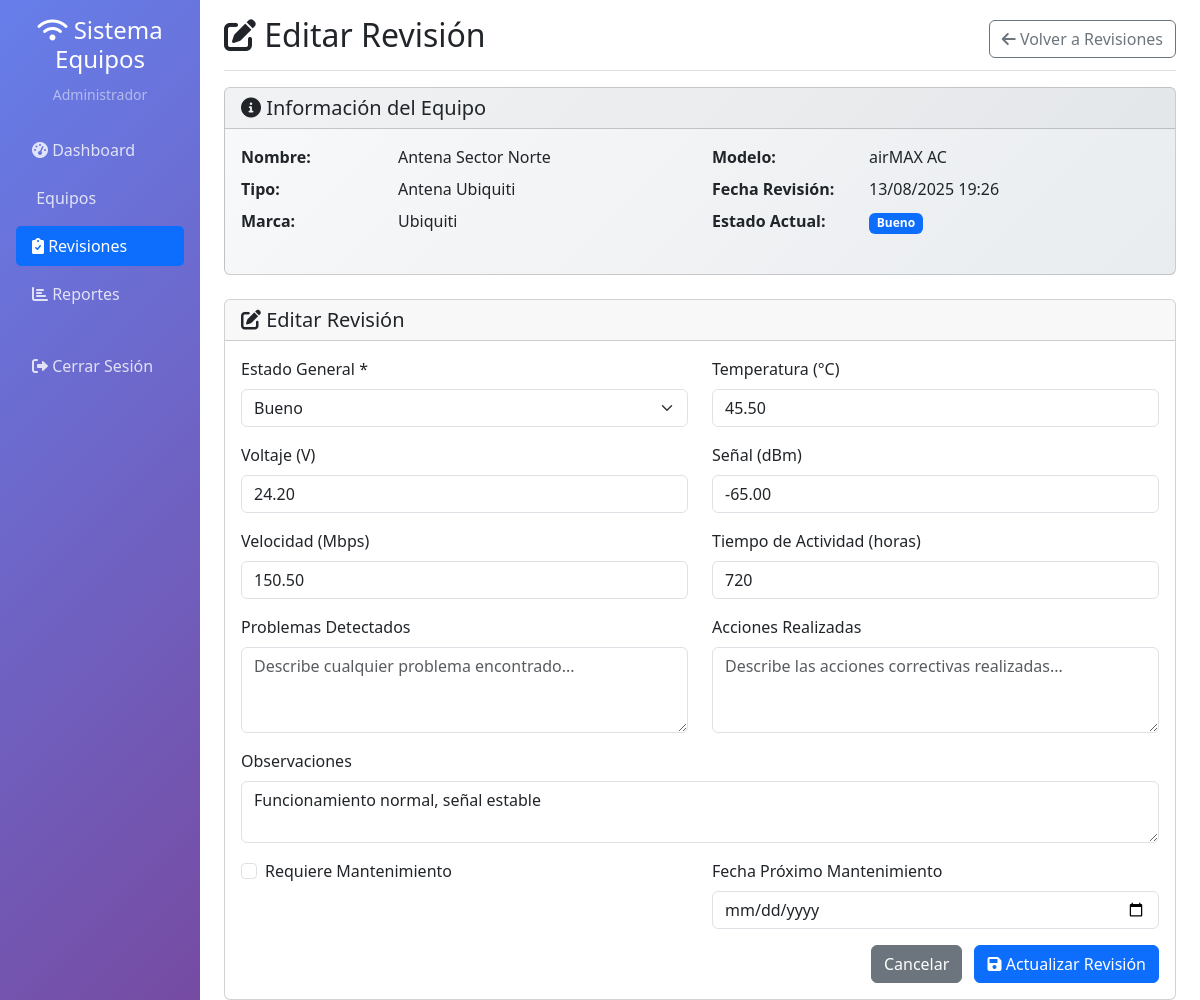
Page /editar_revision.php?id=1 (signed in) on the committed database.
### tables this page shows
CREATE TABLE revisiones (
    id INT AUTO_INCREMENT PRIMARY KEY,
    equipo_id INT,
    usuario_id INT,
    fecha_revision TIMESTAMP DEFAULT CURRENT_TIMESTAMP,
    estado_revision ENUM('Excelente', 'Bueno', 'Regular', 'Malo', 'Crítico') NOT NULL,
    observaciones TEXT,
    temperatura DECIMAL(5,2),
    voltaje DECIMAL(5,2),
    señal_dbm DECIMAL(5,2),
    velocidad_mbps DECIMAL(8,2),
    tiempo_actividad_horas INT,
    problemas_detectados TEXT,
    acciones_realizadas TEXT,
    requiere_mantenimiento BOOLEAN DEFAULT FALSE,
    fecha_proximo_mantenimiento DATE,
    FOREIGN KEY (equipo_id) REFERENCES equipos(id),
    FOREIGN KEY (usuario_id) REFERENCES usuarios(id)
);

CREATE TABLE equipos (
    id INT AUTO_INCREMENT PRIMARY KEY,
    nombre VARCHAR(100) NOT NULL,
    modelo VARCHAR(100) NOT NULL,
    marca VARCHAR(50) NOT NULL,
    numero_serie VARCHAR(100) UNIQUE NOT NULL,
    tipo_equipo_id INT,
    ubicacion VARCHAR(200),
    ip_address VARCHAR(15),
    estado ENUM('Activo', 'Inactivo', 'Mantenimiento', 'Dañado') DEFAULT 'Activo',
    fecha_instalacion DATE,
    fecha_registro TIMESTAMP DEFAULT CURRENT_TIMESTAMP,
    usuario_registro_id INT,
    FOREIGN KEY (tipo_equipo_id) REFERENCES tipos_equipo(id),
    FOREIGN KEY (usuario_registro_id) REFERENCES usuarios(id)
);

CREATE TABLE tipos_equipo (
    id INT AUTO_INCREMENT PRIMARY KEY,
    nombre VARCHAR(50) NOT NULL,
    descripcion TEXT
);

### editar_revision.php (the view, shortened to what this page needs)
<?php
$pdo = conectarDB();
$revision_id = isset($_GET['id']) ? (int)$_GET['id'] : 0;
if ($revision_id) {
    $stmt = $pdo->prepare("
        SELECT r.*, e.nombre as equipo_nombre, e.modelo, e.marca, te.nombre as tipo_nombre
        FROM revisiones r
        LEFT JOIN equipos e ON r.equipo_id = e.id
        LEFT JOIN tipos_equipo te ON e.tipo_equipo_id = te.id
        WHERE r.id = ?
    ");
    $stmt->execute([$revision_id]);
    $revision = $stmt->fetch();
} else {
    header('Location: revisiones.php');
    exit;
}
?>
<!DOCTYPE html>
<html lang="es">
<head>
    <link href="https://cdn.jsdelivr.net/npm/bootstrap@5.3.0/dist/css/bootstrap.min.css" rel="stylesheet">
    <link href="https://cdnjs.cloudflare.com/ajax/libs/font-awesome/6.0.0/css/all.min.css" rel="stylesheet">
</head>
<body>
    <div class="container-fluid">
        <div class="row">
            <nav class="col-md-3 col-lg-2 d-md-block sidebar p-3">
                <div class="text-center mb-4">
                    <h4 class="text-white">
                        <i class="fas fa-wifi"></i> Sistema Equipos
                    </h4>
                    <small class="text-white-50"><?php echo $_SESSION['usuario_nombre']; ?></small>
                </div>
                <ul class="nav nav-pills flex-column">
                    <li class="nav-item mb-2">
                        <a class="nav-link" href="dashboard.php">
                            <i class="fas fa-tachometer-alt"></i> Dashboard
                        </a>
                    </li>
                    <li class="nav-item mb-2">
                        <a class="nav-link" href="equipos.php">
                            <i class="fas fa-router"></i> Equipos
                        </a>
                    </li>
                    <li class="nav-item mb-2">
                        <a class="nav-link active" href="revisiones.php">
                            <i class="fas fa-clipboard-check"></i> Revisiones
                        </a>
                    </li>
                    <li class="nav-item mb-2">
                        <a class="nav-link" href="reportes.php">
                            <i class="fas fa-chart-bar"></i> Reportes
                        </a>
                    </li>
                    <li class="nav-item mt-4">
                        <a class="nav-link" href="logout.php">
                            <i class="fas fa-sign-out-alt"></i> Cerrar Sesión
                        </a>
                    </li>
                </ul>
            </nav>
            <main class="col-md-9 ms-sm-auto col-lg-10 px-md-4">
                <div class="d-flex justify-content-between flex-wrap flex-md-nowrap align-items-center pt-3 pb-2 mb-3 border-bottom">
                    <h1 class="h2">
                        <i class="fas fa-edit"></i> Editar Revisión
                    </h1>
                    <a href="revisiones.php" class="btn btn-outline-secondary">
                        <i class="fas fa-arrow-left"></i> Volver a Revisiones
                    </a>
                </div>
                <div class="card info-card mb-4">
                    <div class="card-header">
                        <h5 class="mb-0"><i class="fas fa-info-circle"></i> Información del Equipo</h5>
                    </div>
                    <div class="card-body">
                        <div class="row">
                            <div class="col-md-6">
                                <dl class="row">
                                    <dt class="col-sm-4">Nombre:</dt>
                                    <dd class="col-sm-8"><?php echo htmlspecialchars($revision['equipo_nombre']); ?></dd>
                                    <dt class="col-sm-4">Tipo:</dt>
                                    <dd class="col-sm-8"><?php echo htmlspecialchars($revision['tipo_nombre']); ?></dd>
                                    <dt class="col-sm-4">Marca:</dt>
                                    <dd class="col-sm-8"><?php echo htmlspecialchars($revision['marca']); ?></dd>
                                </dl>
                            </div>
                            <div class="col-md-6">
                                <dl class="row">
                                    <dt class="col-sm-4">Modelo:</dt>
                                    <dd class="col-sm-8"><?php echo htmlspecialchars($revision['modelo']); ?></dd>
                                    <dt class="col-sm-4">Fecha Revisión:</dt>
                                    <dd class="col-sm-8"><?php echo date('d/m/Y H:i', strtotime($revision['fecha_revision'])); ?></dd>
                                    <dt class="col-sm-4">Estado Actual:</dt>
                                    <dd class="col-sm-8">
                                        <span class="badge bg-<?php
                                            echo $revision['estado_revision'] == 'Excelente' ? 'success' :
                                                ($revision['estado_revision'] == 'Bueno' ? 'primary' :
                                                ($revision['estado_revision'] == 'Regular' ? 'warning' : 'danger'));
                                        ?>">
                                            <?php echo $revision['estado_revision']; ?>
                                        </span>
                                    </dd>
                                </dl>
                            </div>
                        </div>
                    </div>
                </div>
                <div class="card">
                    <div class="card-header">
                        <h5 class="mb-0"><i class="fas fa-edit"></i> Editar Revisión</h5>
                    </div>
                    <div class="card-body">
                        <form method="POST">
                            <div class="row">
                                <div class="col-md-6 mb-3">
                                    <label class="form-label">Estado General *</label>
                                    <select name="estado_revision" class="form-select" required>
                                        <option value="Bueno" <?php echo $revision['estado_revision'] == 'Bueno' ? 'selected' : ''; ?>>Bueno</option>
                                    </select>
                                </div>
                                <div class="col-md-6 mb-3">
                                    <label class="form-label">Temperatura (°C)</label>
                                    <input type="number" name="temperatura" class="form-control" step="0.1"
                                           value="<?php echo $revision['temperatura']; ?>" placeholder="35.5">
                                </div>
                            </div>
                            <div class="row">
                                <div class="col-md-6 mb-3">
                                    <label class="form-label">Voltaje (V)</label>
                                    <input type="number" name="voltaje" class="form-control" step="0.1"
                                           value="<?php echo $revision['voltaje']; ?>" placeholder="12.0">
                                </div>
                                <div class="col-md-6 mb-3">
                                    <label class="form-label">Señal (dBm)</label>
                                    <input type="number" name="señal_dbm" class="form-control" step="0.1"
                                           value="<?php echo $revision['señal_dbm']; ?>" placeholder="-65.5">
                                </div>
                            </div>
                            <div class="row">
                                <div class="col-md-6 mb-3">
                                    <label class="form-label">Velocidad (Mbps)</label>
                                    <input type="number" name="velocidad_mbps" class="form-control" step="0.1"
                                           value="<?php echo $revision['velocidad_mbps']; ?>" placeholder="100.0">
                                </div>
                                <div class="col-md-6 mb-3">
                                    <label class="form-label">Tiempo de Actividad (horas)</label>
                                    <input type="number" name="tiempo_actividad_horas" class="form-control"
                                           value="<?php echo $revision['tiempo_actividad_horas']; ?>" placeholder="720">
                                </div>
                            </div>
                            <div class="row">
                                <div class="col-md-6 mb-3">
                                    <label class="form-label">Problemas Detectados</label>
                                    <textarea name="problemas_detectados" class="form-control" rows="3"
                                              placeholder="Describe cualquier problema encontrado..."><?php echo htmlspecialchars($revision['problemas_detectados']); ?></textarea>
                                </div>
                                <div class="col-md-6 mb-3">
                                    <label class="form-label">Acciones Realizadas</label>
                                    <textarea name="acciones_realizadas" class="form-control" rows="3"
                                              placeholder="Describe las acciones correctivas realizadas..."><?php echo htmlspecialchars($revision['acciones_realizadas']); ?></textarea>
                                </div>
                            </div>
                            <div class="mb-3">
                                <label class="form-label">Observaciones</label>
                                <textarea name="observaciones" class="form-control" rows="2"
                                          placeholder="Observaciones adicionales..."><?php echo htmlspecialchars($revision['observaciones']); ?></textarea>
                            </div>
                            <div class="row">
                                <div class="col-md-6 mb-3">
                                    <div class="form-check">
                                        <input class="form-check-input" type="checkbox" name="requiere_mantenimiento"
                                               id="requiere_mantenimiento" <?php echo $revision['requiere_mantenimiento'] ? 'checked' : ''; ?>>
                                        <label class="form-check-label" for="requiere_mantenimiento">
                                            Requiere Mantenimiento
                                        </label>
                                    </div>
                                </div>
                                <div class="col-md-6 mb-3">
                                    <label class="form-label">Fecha Próximo Mantenimiento</label>
                                    <input type="date" name="fecha_proximo_mantenimiento" class="form-control"
                                           value="<?php echo $revision['fecha_proximo_mantenimiento']; ?>">
                                </div>
                            </div>
                            <div class="text-end">
                                <a href="revisiones.php" class="btn btn-secondary me-2">Cancelar</a>
                                <button type="submit" class="btn btn-primary">
                                    <i class="fas fa-save"></i> Actualizar Revisión
                                </button>
                            </div>
                        </form>
                    </div>
                </div>
            </main>
        </div>
    </div>
</body>
</html>

### editar_revision.php (style rules this page uses)
.sidebar { min-height: 100vh; background: linear-gradient(135deg, #667eea 0%, #764ba2 100%); }
.nav-link { color: rgba(255,255,255,0.8); transition: all 0.3s; }
.nav-link:hover, .nav-link.active { color: white; background-color: rgba(255,255,255,0.1); border-radius: 5px; }
.info-card { background: linear-gradient(135deg, #f8f9fa 0%, #e9ecef 100%); }

### rows in the picture
revisiones: equipo.nombre "Antena Sector Norte", tipos_equipo.nombre "Antena Ubiquiti", equipo.marca "Ubiquiti", equipo.modelo "airMAX AC", fecha_revision "13/08/2025 19:26", estado_revision "Bueno", temperatura "45.50", voltaje "24.20", señal_dbm "-65.00", velocidad_mbps "150.50", tiempo_actividad_horas "720", observaciones "Funcionamiento normal, señal estable"

### other values in the picture
$_SESSION['usuario_nombre'] "Administrador"
